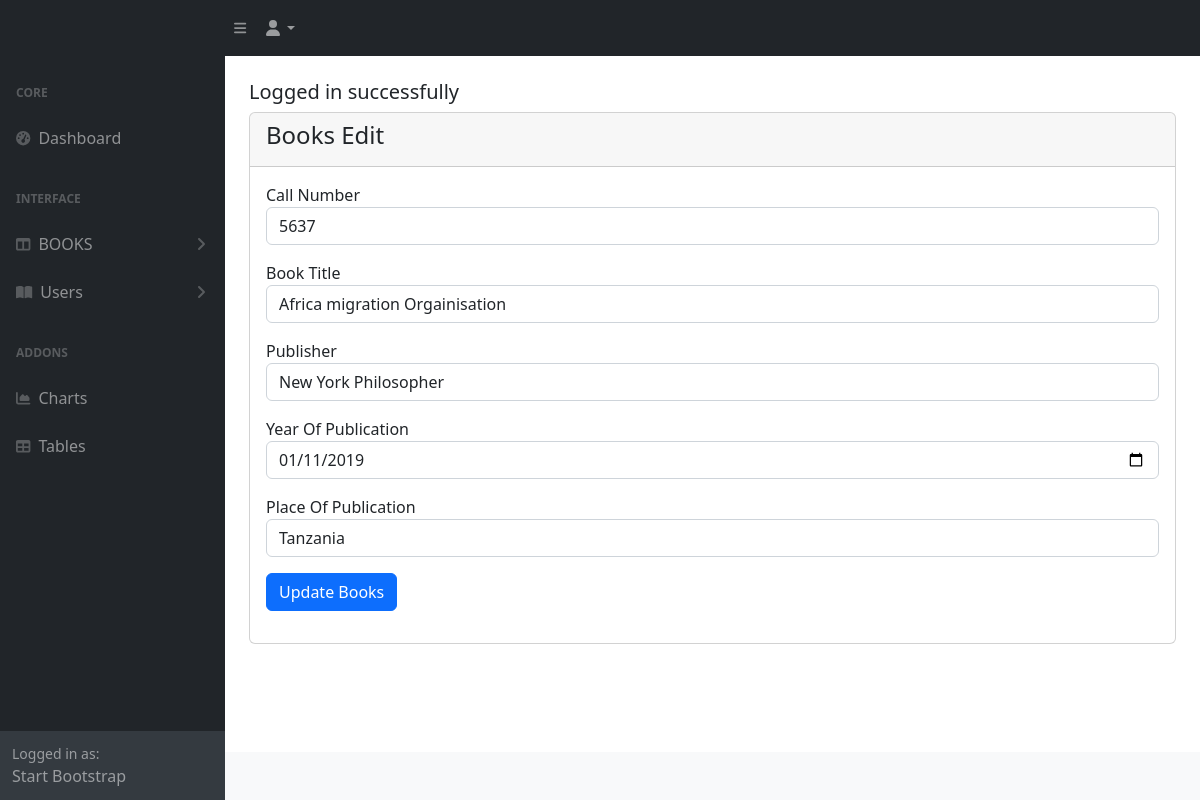
The app's page /admin/bookedit.php?id=24 (signed in) with its own data.
### tables this page shows
CREATE TABLE `bookstore` (
  `id` int(255) NOT NULL,
  `callnumber` int(11) NOT NULL,
  `booktitle` varchar(255) NOT NULL,
  `publisher` varchar(255) NOT NULL,
  `yearofpublication` date NOT NULL,
  `placeofpublication` varchar(255) NOT NULL
);

### config/DatabaseConnection.php (called while the page is built, shortened)
<?php
class Databaseconnection
{
    public function __construct()
    {
        $conn = new  mysqli(DB_HOST, DB_USER, DB_PASSWORD, DB_NAME);
        return $this->conn = $conn;
    }
}
?>

### admin/controller/BookController.php (called while the page is built, shortened)
<?php
class BookController
{
    public function __construct()
    {
        $db = new DatabaseConnection;
        $this->conn = $db->conn;
    }
    public function edit($id)
    {
        $book_id = validateInput($this->conn, $id);
        $bookQuery = "SELECT * FROM bookstore WHERE id='$book_id' LIMIT 1";
        $result = $this->conn->query($bookQuery);
        if($result->num_rows == 1){
            $data = $result->fetch_assoc();
            return $data;
        }else{
            return false;
        }
    }
}
?>

### controllers/AuthenticationController.php (called while the page is built, shortened)
<?php
class AuthenticationController
{
    public function __construct()
    {
        $db = new DatabaseConnection;
    }
}
?>

### config/app.php (called while the page is built, shortened)
<?php
include_once('DatabaseConnection.php');
function validateInput($dbconn,$input)
{
    return mysqli_real_escape_string($dbconn,$input);
}
?>

### admin/bookedit.php (the view, shortened to what this page needs)
<?php
include('../config/app.php');
include_once('../controllers/AuthenticationController.php');
include_once('controller/BookController.php');
include('includes/header.php');
?>
<div class="container-fluid px-4">
    <div class="row mt-4">
        <div class="col-md-12">
            <?php include('../message.php'); ?>
            <div class="card">
                <div class="card-header">
                    <h4>Books Edit</h4>
                </div>
                <div class="card-body">
                    <?php
                        if(isset($_GET['id']))
                        {
                            $book_id = validateInput($db->conn, $_GET['id']);
                            $book = new BookController;
                            $result = $book->edit($book_id);
                            if($result)
                            {
                                ?>
                    <form action="codes/bookcode.php" method="post">
                        <div class="mb-3">
                        <div class="mb-3">
                            <label for="">Call Number</label>
                            <input type="text " value="<?= $result['callnumber']  ?>" class="form-control" name="callnumber" required>
                        </div>
                            <label for="">Book Title</label>
                            <input type="text" value="<?= $result['booktitle']  ?>" class="form-control" name="booktitle" required>
                        </div>
                        <div class="mb-3">
                            <label for="">Publisher</label>
                            <input type="text" value="<?= $result['publisher']  ?>" class="form-control" name="publisher" required>
                        </div>
                        <div class="mb-3">
                            <label for="">Year Of Publication</label>
                            <input type="date" value="<?= $result['yearofpublication']  ?>" class="form-control" name="yearofpublication" required>
                        </div>
                        <div class="mb-3">
                            <label for="">Place Of Publication</label>
                            <input type="text" value="<?= $result['placeofpublication']  ?>" class="form-control" name="placeofpublication" required>
                        </div>
                        <div class="mb-3">
                            <input type="submit" value="Update Books" class="btn btn-primary" name="update_book" >
                        </div>
                    </form>
                    <?php
                            }else{
                                echo "<h4>No record found</h4>";
                            }
                        }else{
                            echo "<h4>Something Went Wrong</h4>";
                        }
                    ?>
                </div>
            </div>
        </div>
    </div>
</div>
<?php
include('includes/footer.php');
include('includes/scrits.php');
?>

### records on screen
bookstore: callnumber "5637", booktitle "Africa migration Orgainisation", publisher "New York Philosopher", yearofpublication "01/11/2019", placeofpublication "Tanzania"

### other values on screen
$_SESSION['message'] "Logged in successfully"
